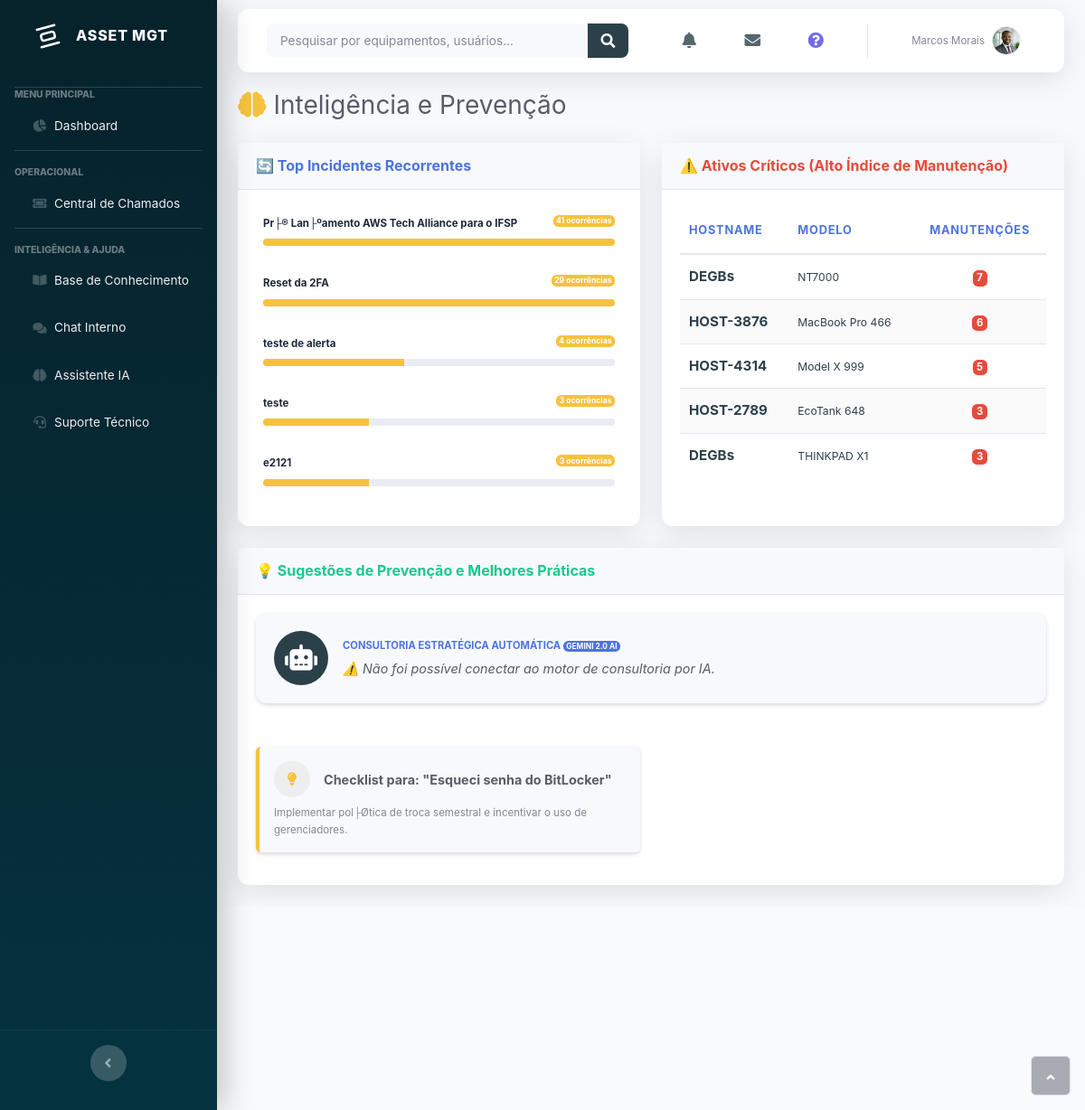
The page /insights.php (signed in) on the database its author committed.
### tables this page shows
CREATE TABLE `ativos` (
  `id_asset` int(11) NOT NULL AUTO_INCREMENT,
  `categoria` varchar(254) DEFAULT NULL,
  `fabricante` varchar(50) DEFAULT NULL,
  `modelo` varchar(50) DEFAULT NULL,
  `tag` varchar(50) DEFAULT NULL,
  `numero_serie` varchar(100) DEFAULT NULL,
  `hostName` varchar(50) DEFAULT NULL,
  `valor` float DEFAULT NULL,
  `macAdress` varchar(17) DEFAULT NULL,
  `imei` varchar(50) DEFAULT NULL,
  `sim_card` varchar(50) DEFAULT NULL,
  `status` varchar(50) DEFAULT 'Dispon├¡vel',
  `dataAtivacao` date DEFAULT NULL,
  `centroDeCusto` varchar(50) DEFAULT NULL,
  `setor` varchar(100) DEFAULT NULL,
  `tier` varchar(20) DEFAULT NULL,
  `fornecedor` varchar(255) DEFAULT 'Nenhum',
  `descricao` text DEFAULT NULL,
  `imagem` varchar(255) DEFAULT '/assets/img/dogs/image2.jpeg',
  `assigned_to` int(254) DEFAULT NULL,
  `assigned_type` enum('Usuario','Local') DEFAULT 'Usuario',
  `id_local` int(11) DEFAULT NULL,
  `parent_asset_id` int(11) DEFAULT NULL,
  `memoria` varchar(100) DEFAULT NULL,
  `processador` varchar(100) DEFAULT NULL,
  `armazenamento` varchar(100) DEFAULT NULL,
  `tipo_armazenamento` varchar(50) DEFAULT NULL,
  `gpu` varchar(100) DEFAULT NULL,
  `polegadas` varchar(20) DEFAULT NULL,
  `is_scanner` varchar(10) DEFAULT NULL,
  `numero_nota_fiscal` varchar(100) DEFAULT NULL,
  `nf_serie` varchar(20) DEFAULT NULL,
  `nf_cnpj_emitente` varchar(20) DEFAULT NULL,
  `nf_chave_acesso` varchar(44) DEFAULT NULL,
  `nf_data_emissao` date DEFAULT NULL,
  `anexo_nota_fiscal` varchar(255) DEFAULT NULL,
  `id_lote` int(11) DEFAULT NULL,
  PRIMARY KEY (`id_asset`),
  KEY `idx_ativos_status` (`status`),
  KEY `idx_ativos_categoria` (`categoria`),
  KEY `idx_ativos_assigned_to` (`assigned_to`),
  KEY `idx_ativos_modelo` (`modelo`),
  KEY `idx_ativos_tag` (`tag`),
  KEY `idx_ativos_hostName` (`hostName`),
  KEY `idx_ativos_dataAtivacao` (`dataAtivacao`),
  KEY `fk_ativos_local` (`id_local`),
  KEY `ativos_parent_fk` (`parent_asset_id`),
  CONSTRAINT `ativos_parent_fk` FOREIGN KEY (`parent_asset_id`) REFERENCES `ativos` (`id_asset`) ON DELETE SET NULL,
  CONSTRAINT `fk_ativos_local` FOREIGN KEY (`id_local`) REFERENCES `locais` (`id_local`) ON DELETE SET NULL,
  CONSTRAINT `fk_ativos_parent` FOREIGN KEY (`parent_asset_id`) REFERENCES `ativos` (`id_asset`) ON DELETE SET NULL
);

### language.php (called while the page is built, shortened)
<?php
global $lang_data;
$lang_file = __DIR__ . '/lang/' . $_SESSION['idioma'] . '.php';
if (file_exists($lang_file)) {
    $lang_data = include $lang_file;
} else {
    $lang_data = include __DIR__ . '/lang/pt-BR.php';
}
if (!function_exists('__')) {
    function __($key) {
        global $lang_data;
        return $lang_data[$key] ?? $key;
    }
}

### insights.php (the view, shortened to what this page needs)
<?php
include 'conexao.php';
$sql_ia = "SELECT ia_agente_ativo, ia_preve_ativo FROM configuracoes_alertas LIMIT 1";
$res_ia = mysqli_query($conn, $sql_ia);
$ia_geral_ativo = true;
$ia_preve_ativo = true;
if ($res_ia && mysqli_num_rows($res_ia) > 0) {
    $row_ia = mysqli_fetch_assoc($res_ia);
    $ia_geral_ativo = (bool) ($row_ia['ia_agente_ativo'] ?? 1);
    $ia_preve_ativo = (bool) ($row_ia['ia_preve_ativo'] ?? 1);
}
$sql_recorrencia = "SELECT titulo, COUNT(*) as total
                    FROM chamados
                    GROUP BY titulo
                    HAVING total > 1
                    ORDER BY total DESC LIMIT 5";
$res_recorrencia = $conn->query($sql_recorrencia);
$sql_ativos_críticos = "SELECT a.id_asset, a.hostName, a.modelo, COUNT(m.id_manutencao) as total_manut
                        FROM ativos a
                        JOIN manutencao m ON a.id_asset = m.id_asset
                        GROUP BY a.id_asset
                        HAVING total_manut > 1
                        ORDER BY total_manut DESC LIMIT 5";
$res_ativos = $conn->query($sql_ativos_críticos);
$sugestoes = [];
$sql_chamados_recentes = "SELECT DISTINCT titulo FROM chamados ORDER BY data_abertura DESC LIMIT 20";
$res_recentes = $conn->query($sql_chamados_recentes);
if ($res_recentes && $res_recentes->num_rows > 0) {
    $sql_all_sugestoes = "SELECT palavra_chave, sugestao FROM sugestoes_prevencao";
    $res_all = $conn->query($sql_all_sugestoes);
    $lista_sugestoes = [];
    if ($res_all) {
        while ($s = $res_all->fetch_assoc()) {
            $lista_sugestoes[] = $s;
        }
    }
    while ($row_chamado = $res_recentes->fetch_assoc()) {
        $titulo = $row_chamado['titulo'];
        foreach ($lista_sugestoes as $item) {
            if (stripos($titulo, $item['palavra_chave']) !== false) {
                $sugestoes[$titulo] = $item['sugestao'];
                break;
            }
        }
    }
}
?>
<!DOCTYPE html>
<html lang="<?= (isset($_SESSION['language']) && $_SESSION['language'] == 'en-US') ? 'en' : 'pt-br'; ?>">
<head>
    <link rel="stylesheet" href="/assets/bootstrap/css/bootstrap.min.css">
    <link rel="stylesheet" href="https://use.fontawesome.com/releases/v5.12.0/css/all.css">
    <link rel="stylesheet" href="/assets/css/Montserrat.css">
    <link rel="stylesheet" href="https://cdnjs.cloudflare.com/ajax/libs/animate.css/3.5.2/animate.min.css">
    <?php include_once 'sidebar_style.php'; ?>
</head>
<body id="page-top">
    <div id="wrapper">
        <nav class="navbar navbar-dark align-items-start sidebar sidebar-dark accordion bg-gradient-primary p-0"
            style="background: rgb(44,64,74);" aria-label="Navegação Lateral">
            <div class="container-fluid d-flex flex-column p-0">
                <?php include_once 'sidebar_brand.php'; ?>
                <?php include_once 'sidebar_menu.php'; ?>
            </div>
        </nav>
        <div class="d-flex flex-column" id="content-wrapper">
            <div id="content">
                <?php include_once 'topbar.php'; ?>
                <div class="container-fluid" style="padding-left: 23px; padding-right: 23px;">
                    <h3 class="text-dark mb-4 animate__animated animate__fadeInDown"><i class="fas fa-brain mr-2 text-warning"></i><?php echo __('Inteligência e Prevenção'); ?></h3>
                    <div class="row animate__animated animate__fadeInUp">
                        <div class="col-lg-6 mb-4">
                            <div class="card shadow card-shadow border-bottom-warning h-100">
                                <div class="card-header py-3">
                                    <h6 class="m-0 font-weight-bold text-primary">
                                        <?php echo __('🔄 Top Incidentes Recorrentes'); ?>
                                    </h6>
                                </div>
                                <div class="card-body">
                                    <?php if ($res_recorrencia->num_rows > 0): ?>
                                        <?php while ($row = $res_recorrencia->fetch_assoc()): ?>
                                            <div class="mb-3 p-2 insight-item"
                                                aria-label="<?php echo __('Visualizar chamados sobre ') . __($row['titulo']); ?>"
                                                onclick="window.location='chamados.php?busca=<?php echo urlencode($row['titulo']); ?>'">
                                                <div class="small font-weight-bold">
                                                    <?php echo htmlspecialchars($row['titulo']); ?>
                                                    <span class="float-right badge badge-warning">
                                                        <?php echo $row['total']; ?>         <?php echo __('ocorrências'); ?>
                                                    </span>
                                                </div>
                                                <div class="progress progress-sm mt-2">
                                                    <div class="progress-bar bg-warning" role="progressbar"
                                                        title="<?php echo $row['total']; ?> <?php echo __('ocorrências'); ?>"
                                                        style="width: <?php echo min(100, $row['total'] * 10); ?>%"></div>
                                                </div>
                                            </div>
                                        <?php endwhile; ?>
                                    <?php else: ?>
                                        <p class="text-muted text-center py-4">
                                            <?php echo __('Nenhuma recorrência crítica detectada ainda.'); ?>
                                        </p>
                                    <?php endif; ?>
                                </div>
                            </div>
                        </div>
                        <div class="col-lg-6 mb-4">
                            <div class="card shadow card-shadow border-bottom-danger h-100">
                                <div class="card-header py-3">
                                    <h6 class="m-0 font-weight-bold text-danger">
                                        <?php echo __('⚠️ Ativos Críticos (Alto Índice de Manutenção)'); ?>
                                    </h6>
                                </div>
                                <div class="card-body">
                                    <div class="table-responsive">
                                        <table class="table table-sm table-hover"
                                            aria-label="<?php echo __('Tabela de Ativos Críticos'); ?>">
                                            <thead>
                                                <tr>
                                                    <th scope="col"><?php echo __('HostName'); ?></th>
                                                    <th scope="col"><?php echo __('Modelo'); ?></th>
                                                    <th scope="col" class="text-center"><?php echo __('Manutenções'); ?>
                                                    </th>
                                                </tr>
                                            </thead>
                                            <tbody>
                                                <?php if ($res_ativos->num_rows > 0): ?>
                                                    <?php while ($row = $res_ativos->fetch_assoc()): ?>
                                                        <tr class="clickable-row"
                                                            title="<?php echo __('Clique para detalhes do ativo'); ?>"
                                                            onclick="window.location='perfil_ativo.php?id=<?php echo $row['id_asset']; ?>'">
                                                            <td><strong><?php echo htmlspecialchars($row['hostName']); ?></strong>
                                                            </td>
                                                            <td><small><?php echo htmlspecialchars($row['modelo']); ?></small>
                                                            </td>
                                                            <td class="text-center"><span
                                                                    class="badge badge-danger"><?php echo $row['total_manut']; ?></span>
                                                            </td>
                                                        </tr>
                                                    <?php endwhile; ?>
                                                <?php endif; ?>
                                            </tbody>
                                        </table>
                                    </div>
                                </div>
                            </div>
                        </div>
                    </div>
                    <div class="row animate__animated animate__fadeInUp">
                        <div class="col-12 mb-4">
                            <div class="card shadow card-shadow">
                                <div class="card-header py-3">
                                    <h6 class="m-0 font-weight-bold text-success">
                                        <?php echo __('💡 Sugestões de Prevenção e Melhores Práticas'); ?>
                                    </h6>
                                </div>
                                <div class="card-body">
                                    <?php if ($ia_geral_ativo && $ia_preve_ativo): ?>
                                        <div class="row mb-5">
                                            <div class="col-12">
                                                <div class="card shadow-sm border-left-primary bg-light">
                                                    <div class="card-body">
                                                        <div class="row align-items-center no-gutters">
                                                            <div class="col-auto mr-3">
                                                                <div
                                                                    style="width: 60px; height: 60px; background: rgb(44,64,74); border-radius: 50%; display: flex; align-items: center; justify-content: center;">
                                                                    <i class="fas fa-robot fa-2x text-white"></i>
                                                                </div>
                                                            </div>
                                                            <div class="col">
                                                                <div
                                                                    class="text-uppercase text-primary font-weight-bold text-xs mb-1">
                                                                    <?php echo __('Consultoria Estratégica Automática'); ?>
                                                                    <span class="badge badge-primary">Gemini 2.0 AI</span>
                                                                </div>
                                                                <div id="ai-analysis-text"
                                                                    class="text-dark mb-0 font-italic">
                                                                </div>
                                                            </div>
                                                        </div>
                                                    </div>
                                                </div>
                                            </div>
                                        </div>
                                    <?php endif; ?>
                                    <div class="row">
                                        <?php if (count($sugestoes) > 0): ?>
                                            <?php foreach ($sugestoes as $problema => $dica): ?>
                                                <div class="col-md-6 mb-3">
                                                    <div class="p-3 card-insight shadow-sm bg-light rounded">
                                                        <div class="d-flex align-items-center mb-2">
                                                            <div class="icon-box"><i class="fas fa-lightbulb text-warning"></i>
                                                            </div>
                                                            <div class="font-weight-bold text-dark">
                                                                <?php echo __('Checklist para:'); ?>
                                                                "<?php echo __($problema); ?>"
                                                            </div>
                                                        </div>
                                                        <p class="mb-0 small text-secondary">
                                                            <?php echo __($dica); ?>
                                                        </p>
                                                    </div>
                                                </div>
                                            <?php endforeach; ?>
                                        <?php endif; ?>
                                    </div>
                                </div>
                            </div>
                        </div>
                    </div>
                </div>
            </div>
        </div>
        <a class="border rounded d-inline scroll-to-top" href="#page-top"><i class="fas fa-angle-up"></i></a>
    </div>
</body>
</html>

### rows shown on the page
ativos: hostName "DEGBs", modelo "NT7000", total_manut "7"
ativos: hostName "HOST-3876", modelo "MacBook Pro 466", total_manut "6"
ativos: hostName "HOST-4314", modelo "Model X 999", total_manut "5"
ativos: hostName "HOST-2789", modelo "EcoTank 648", total_manut "3"
ativos: hostName "DEGBs", modelo "THINKPAD X1", total_manut "3"

### other values the page prints
__('Menu Principal') "MENU PRINCIPAL"
__('Dashboard') "Dashboard"
__('Operacional') "OPERACIONAL"
__('Central de Chamados') "Central de Chamados"
__('Inteligência & Ajuda') "INTELIGÊNCIA & AJUDA"
__('Base de Conhecimento') "Base de Conhecimento"
__('Chat Interno') "Chat Interno"
__('Assistente IA') "Assistente IA"
__('Suporte Técnico') "Suporte Técnico"
$userName "Marcos Morais"
__('Inteligência e Prevenção') "Inteligência e Prevenção"
__('🔄 Top Incidentes Recorrentes') "🔄 Top Incidentes Recorrentes"
$row['titulo'] "Pr├® Lan├ºamento AWS Tech Alliance para o IFSP"
$row['total'] "41"
$row['titulo'] "Reset da 2FA"
